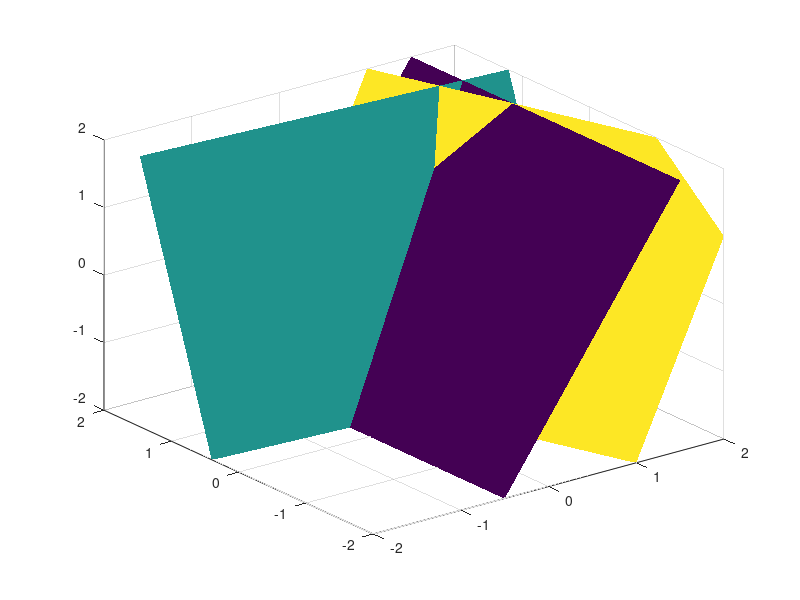

MATLAB code to generate this figure: (Note: this script raises an error after producing the figure.)
%Aufgabe D9
%a)
[x1,x2] = meshgrid(-2:.1:2,-2:.1:2);
x3_Gl1=2*x1-1;
surf(x1,x2,x3_Gl1,1*ones(size(x3_Gl1)));shading flat;
hold on; axis(2*[-1 1 -1 1 -1 1]); caxis([1 3]);

%b)
x3_Gl2=x1/4+x2*15/4-3;
surf(x1,x2,x3_Gl2,2*ones(size(x3_Gl2)) ); shading flat;

%c)
x3_Gl3=3*x1+x2-3;
surf(x1,x2,x3_Gl3,3*ones(size(x3_Gl3)) ); shading flat;

%d)
x3_Gl3=Gl3(0.1,x1,x2);
surf(x1,x2,x3_Gl3,3*ones(size(x3_Gl3)) ); shading flat;
x3_Gl3=Gl3(0.2,x1,x2);
surf(x1,x2,x3_Gl3,3*ones(size(x3_Gl3)) ); shading flat;
x3_Gl3=Gl3(0.3,x1,x2);
surf(x1,x2,x3_Gl3,3*ones(size(x3_Gl3)) ); shading flat;

%e)
x3_Gl3=Gl3(-0.1,x1,x2);
surf(x1,x2,x3_Gl3,3*ones(size(x3_Gl3)) ); shading flat;
x3_Gl3=Gl3(-0.2,x1,x2);
surf(x1,x2,x3_Gl3,3*ones(size(x3_Gl3)) ); shading flat;
x3_Gl3=Gl3(-0.3,x1,x2);
surf(x1,x2,x3_Gl3,3*ones(size(x3_Gl3)) ); shading flat;